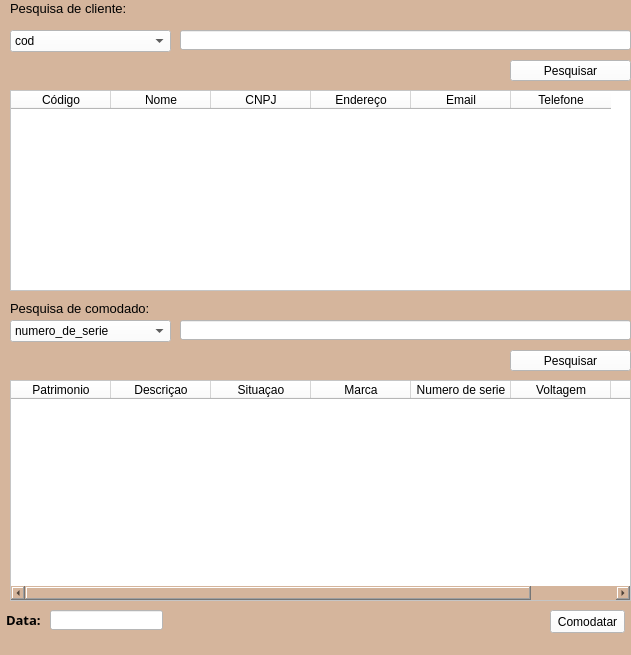
<?xml version="1.0" encoding="UTF-8"?>
<ui version="4.0">
 <class>MainWindow</class>
 <widget class="QMainWindow" name="MainWindow">
  <property name="geometry">
   <rect>
    <x>0</x>
    <y>0</y>
    <width>631</width>
    <height>655</height>
   </rect>
  </property>
  <property name="maximumSize">
   <size>
    <width>637</width>
    <height>911</height>
   </size>
  </property>
  <property name="windowTitle">
   <string>COMODATAR</string>
  </property>
  <property name="windowIcon">
   <iconset>
    <normaloff>imagens/logo.ico</normaloff>imagens/logo.ico</iconset>
  </property>
  <property name="styleSheet">
   <string notr="true">background-color: rgb(213, 181, 156);</string>
  </property>
  <widget class="QWidget" name="centralwidget">
   <widget class="QComboBox" name="cbPesquisa_cliente">
    <property name="geometry">
     <rect>
      <x>10</x>
      <y>30</y>
      <width>161</width>
      <height>22</height>
     </rect>
    </property>
    <property name="styleSheet">
     <string notr="true">background-color: rgb(255, 255, 255);</string>
    </property>
    <item>
     <property name="text">
      <string>cod</string>
     </property>
    </item>
    <item>
     <property name="text">
      <string>nome</string>
     </property>
    </item>
    <item>
     <property name="text">
      <string>cnpj</string>
     </property>
    </item>
   </widget>
   <widget class="QLineEdit" name="edtPesquisa_cliente">
    <property name="geometry">
     <rect>
      <x>180</x>
      <y>30</y>
      <width>451</width>
      <height>20</height>
     </rect>
    </property>
    <property name="styleSheet">
     <string notr="true">background-color: rgb(255, 255, 255);</string>
    </property>
    <property name="text">
     <string/>
    </property>
   </widget>
   <widget class="QTableWidget" name="gridCliente">
    <property name="geometry">
     <rect>
      <x>10</x>
      <y>90</y>
      <width>621</width>
      <height>201</height>
     </rect>
    </property>
    <property name="styleSheet">
     <string notr="true">background-color: rgb(255, 255, 255);</string>
    </property>
    <property name="editTriggers">
     <set>QAbstractItemView::NoEditTriggers</set>
    </property>
    <column>
     <property name="text">
      <string>Código</string>
     </property>
    </column>
    <column>
     <property name="text">
      <string>Nome</string>
     </property>
    </column>
    <column>
     <property name="text">
      <string>CNPJ</string>
     </property>
    </column>
    <column>
     <property name="text">
      <string>Endereço</string>
     </property>
    </column>
    <column>
     <property name="text">
      <string>Email</string>
     </property>
    </column>
    <column>
     <property name="text">
      <string>Telefone</string>
     </property>
    </column>
   </widget>
   <widget class="QPushButton" name="btnPesquisar_maquina">
    <property name="geometry">
     <rect>
      <x>510</x>
      <y>350</y>
      <width>121</width>
      <height>21</height>
     </rect>
    </property>
    <property name="styleSheet">
     <string notr="true">background-color: rgb(255, 255, 255);</string>
    </property>
    <property name="text">
     <string>Pesquisar</string>
    </property>
    <property name="icon">
     <iconset>
      <normaloff>../../../../Imagens/Lupa.png</normaloff>../../../../Imagens/Lupa.png</iconset>
    </property>
    <property name="iconSize">
     <size>
      <width>30</width>
      <height>30</height>
     </size>
    </property>
   </widget>
   <widget class="QLabel" name="label">
    <property name="geometry">
     <rect>
      <x>10</x>
      <y>0</y>
      <width>181</width>
      <height>16</height>
     </rect>
    </property>
    <property name="font">
     <font>
      <pointsize>10</pointsize>
     </font>
    </property>
    <property name="text">
     <string>Pesquisa de cliente:</string>
    </property>
   </widget>
   <widget class="QTableWidget" name="gridMaquina">
    <property name="geometry">
     <rect>
      <x>10</x>
      <y>380</y>
      <width>621</width>
      <height>221</height>
     </rect>
    </property>
    <property name="styleSheet">
     <string notr="true">background-color: rgb(255, 255, 255);</string>
    </property>
    <property name="editTriggers">
     <set>QAbstractItemView::NoEditTriggers</set>
    </property>
    <column>
     <property name="text">
      <string>Patrimonio</string>
     </property>
    </column>
    <column>
     <property name="text">
      <string>Descriçao</string>
     </property>
    </column>
    <column>
     <property name="text">
      <string>Situaçao</string>
     </property>
    </column>
    <column>
     <property name="text">
      <string>Marca</string>
     </property>
    </column>
    <column>
     <property name="text">
      <string>Numero de serie</string>
     </property>
    </column>
    <column>
     <property name="text">
      <string>Voltagem</string>
     </property>
    </column>
    <column>
     <property name="text">
      <string>Tipo</string>
     </property>
    </column>
   </widget>
   <widget class="QPushButton" name="btnPesquisar_cliente">
    <property name="geometry">
     <rect>
      <x>510</x>
      <y>60</y>
      <width>121</width>
      <height>21</height>
     </rect>
    </property>
    <property name="styleSheet">
     <string notr="true">background-color: rgb(255, 255, 255);</string>
    </property>
    <property name="text">
     <string>Pesquisar</string>
    </property>
    <property name="icon">
     <iconset>
      <normaloff>../../../../Imagens/Lupa.png</normaloff>../../../../Imagens/Lupa.png</iconset>
    </property>
    <property name="iconSize">
     <size>
      <width>30</width>
      <height>30</height>
     </size>
    </property>
   </widget>
   <widget class="QLineEdit" name="edtPesquisa_maquina">
    <property name="geometry">
     <rect>
      <x>180</x>
      <y>320</y>
      <width>451</width>
      <height>20</height>
     </rect>
    </property>
    <property name="styleSheet">
     <string notr="true">background-color: rgb(255, 255, 255);</string>
    </property>
   </widget>
   <widget class="QComboBox" name="cbPesquisa_maquina">
    <property name="geometry">
     <rect>
      <x>10</x>
      <y>320</y>
      <width>161</width>
      <height>22</height>
     </rect>
    </property>
    <property name="styleSheet">
     <string notr="true">background-color: rgb(255, 255, 255);</string>
    </property>
    <item>
     <property name="text">
      <string>numero_de_serie</string>
     </property>
    </item>
    <item>
     <property name="text">
      <string>patrimonio</string>
     </property>
    </item>
   </widget>
   <widget class="QLabel" name="label_2">
    <property name="geometry">
     <rect>
      <x>10</x>
      <y>300</y>
      <width>181</width>
      <height>16</height>
     </rect>
    </property>
    <property name="font">
     <font>
      <pointsize>10</pointsize>
     </font>
    </property>
    <property name="text">
     <string>Pesquisa de comodado:</string>
    </property>
   </widget>
   <widget class="QPushButton" name="pushButton">
    <property name="geometry">
     <rect>
      <x>550</x>
      <y>610</y>
      <width>75</width>
      <height>23</height>
     </rect>
    </property>
    <property name="styleSheet">
     <string notr="true">background-color: rgb(255, 255, 255);</string>
    </property>
    <property name="text">
     <string>Comodatar</string>
    </property>
   </widget>
   <widget class="QLabel" name="label_3">
    <property name="geometry">
     <rect>
      <x>6</x>
      <y>610</y>
      <width>61</width>
      <height>20</height>
     </rect>
    </property>
    <property name="font">
     <font>
      <family>Corbel</family>
      <pointsize>10</pointsize>
      <weight>75</weight>
      <bold>true</bold>
     </font>
    </property>
    <property name="text">
     <string>Data:</string>
    </property>
   </widget>
   <widget class="QLineEdit" name="lineEdit">
    <property name="geometry">
     <rect>
      <x>50</x>
      <y>610</y>
      <width>113</width>
      <height>20</height>
     </rect>
    </property>
    <property name="styleSheet">
     <string notr="true">background-color: rgb(255, 255, 255);</string>
    </property>
   </widget>
  </widget>
  <widget class="QMenuBar" name="menubar">
   <property name="geometry">
    <rect>
     <x>0</x>
     <y>0</y>
     <width>631</width>
     <height>21</height>
    </rect>
   </property>
  </widget>
 </widget>
 <resources/>
 <connections/>
</ui>
